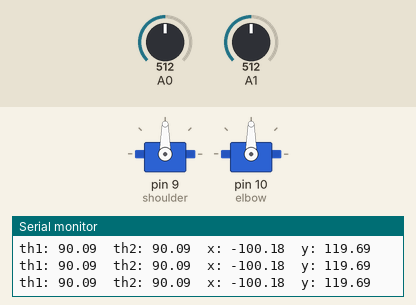
Recording of a sketch running on a simulated Arduino Uno, built with avr-gcc and run on an emulated ATmega328P. On the bench: 2 × servo, the last lines printed to the serial monitor. The inputs (shaded band) are chosen by the test bench; at power-on: A0 = 512, A1 = 512.

Above: at 1.2 s.
1.3 s: A0 set to 716
At 1.7 s:
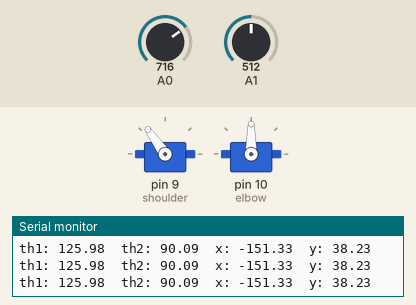
2.8 s: A1 set to 716
At 4.0 s:
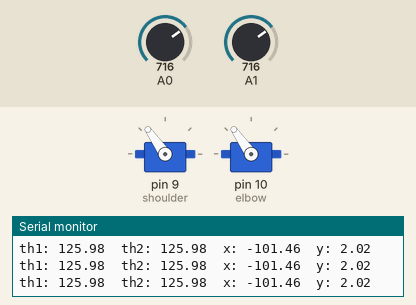
4.3 s: A0 set to 900
At 5.2 s:
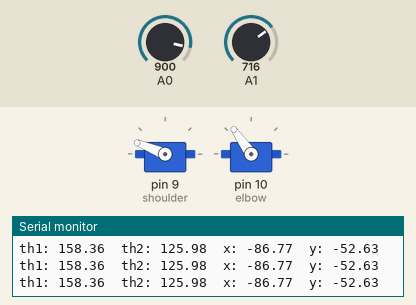
5.8 s: A1 set to 900
At 6.4 s:
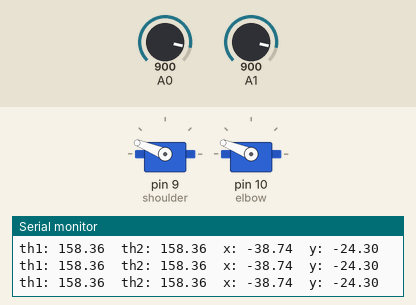
7.3 s: A0 set to 1023
At 7.6 s:
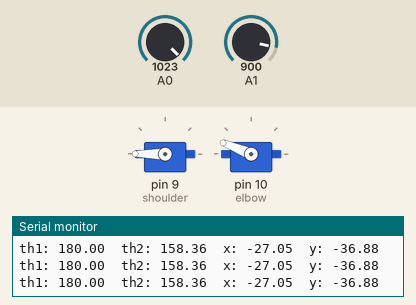
8.8 s: A1 set to 531
At 9.9 s:
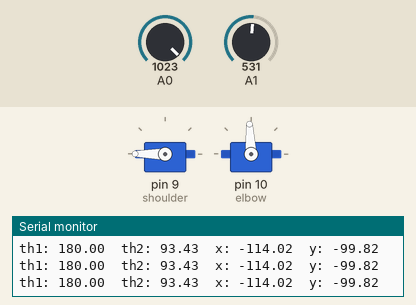
10.3 s: A1 set to 514
Timing chart, 0 to 13.3 s (numbered marks = the images above; inputs shaded):
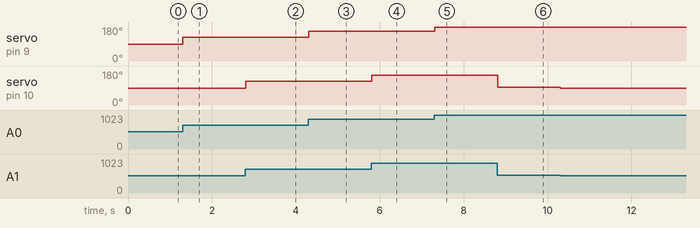

Measured:
- after the input at 1.3 s, servo on pin 9 (shoulder): 90° → 125° at once
- after the input at 2.8 s, servo on pin 10 (elbow): 90° → 125° at once
- after the input at 4.3 s, servo on pin 9 (shoulder): 125° → 158° at once
- after the input at 5.8 s, servo on pin 10 (elbow): 125° → 158° at once
- after the input at 7.3 s, servo on pin 9 (shoulder): 158° → 180° at once
- after the input at 8.8 s, servo on pin 10 (elbow): 158° → 93° at once
- after the input at 10.3 s, servo on pin 10 (elbow): 93° → 90° at once

The sketch:

robot_arm_fk_458.ino
```cpp
// snippet: robot_arm_fk_458
// tags: robot, arm, fk, forward-kinematics, servo
// boards: avr, megaavr, nano33iot, rp2040
// not-tags: romi32u4
// library: Servo
// description: 2-DOF FK with servo output: θ1 from A0, θ2 from A1 (0–180°)
// prompts: 2-dof, servo, output, (0–180°), compute, simultaneously
// verified: compile-only
// source: kd-generated (id 458)
// exact-include: Servo.h, math.h

#include <Servo.h>
#include <math.h>

Servo shoulder;
Servo elbow;

// ---- CONFIGURE ----
const float L1 = 120.0f;  // upper arm length (mm)
const float L2 = 100.0f;  // forearm length (mm)
// -------------------

struct Vec2 { float x, y; };

// th1 = shoulder angle, th2 = elbow angle (both degrees)
Vec2 forwardKinematics(float th1, float th2) {
  float t1 = th1 * PI / 180.0f;
  float t2 = th2 * PI / 180.0f;

  Vec2 pos;
  pos.x = L1 * cos(t1) + L2 * cos(t1 + t2);
  pos.y = L1 * sin(t1) + L2 * sin(t1 + t2);
  return pos;
}

void setup() {
  Serial.begin(9600);
  shoulder.attach(9);
  elbow.attach(10);
}

void loop() {
  static unsigned long prevMs = 0;
  const unsigned long INTERVAL = 50;  // 20 Hz

  unsigned long now = millis();
  if (now - prevMs >= INTERVAL) {
    prevMs = now;

    float th1 = analogRead(A0) * 180.0f / 1023.0f;  // Convert A0 reading to degrees
    float th2 = analogRead(A1) * 180.0f / 1023.0f;  // Convert A1 reading to degrees

    Vec2 pos = forwardKinematics(th1, th2);

    Serial.print("th1: "); Serial.print(th1, 2);
    Serial.print("  th2: "); Serial.print(th2, 2);
    Serial.print("  x: "); Serial.print(pos.x, 2);
    Serial.print("  y: "); Serial.println(pos.y, 2);

    shoulder.write(constrain((int)th1, 0, 180));
    elbow.write(constrain((int)th2, 0, 180));
  }
}
```
